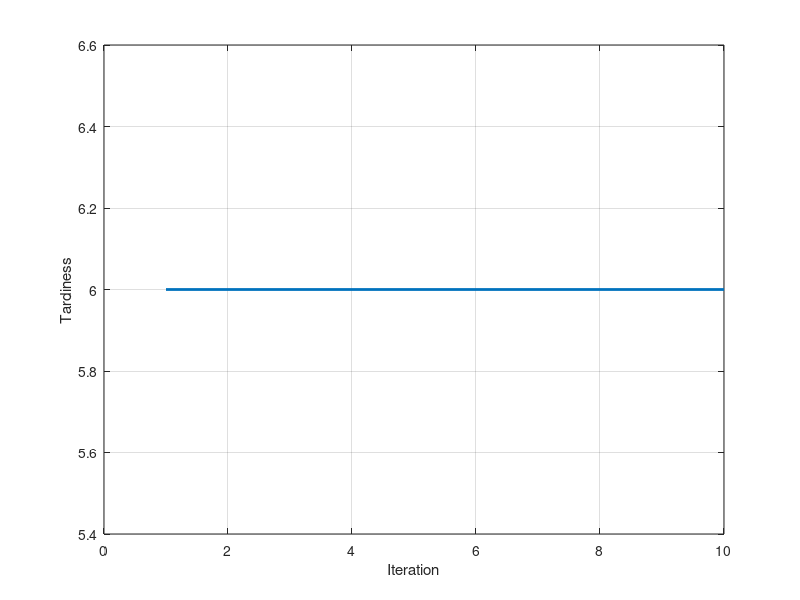

The MATLAB source for this figure:
%************************************************%
% Name : Nesara S R
% Roll No : 18IM30014
% Assignment 7 : Activity 2
%************************************************%
clc;
clear;
close all;


processing_time =[6 2 3 4 5];
due_date = [18 6 9 11 8];
n=length(processing_time);
n_jobs=n;


% ACO Parameters

MaxIt=10;      % Maximum Number of Iterations
nAnt=100;        % Number of Ants (Population Size)
tau0=100;	    % Initial Pheromone
alpha=1;        % Pheromone Exponential Weight
beta=1;         % Heuristic Exponential Weight
rho=0.0;       % Evaporation Rate
Q=1;

% Initialization

eta=1./due_date;             % Heuristic Information vector
tau=tau0*ones(n_jobs,n_jobs);   % Pheromone Matrix
tardiness=zeros(MaxIt,1);    % Array to hold Tardiness Values

% Empty Ant
empty_ant.Tour=[];
empty_ant.Cost=[];

% Ant Colony Matrix
ant=repmat(empty_ant,nAnt,1);

% Best Ant
BestSol.Cost=inf;

% ACO Main Loop

for it=1:MaxIt
    
    % Move Ants
    for k=1:nAnt
        
        ant(k).Tour=randi([1 n_jobs]);
        
        for l=2:n_jobs
            
            i=ant(k).Tour(end);
            
            P=tau(i,:).^alpha.*eta.^beta;
            
            P(ant(k).Tour)=0; %replce Inf by 0
            
            P=P/sum(P);
            
            % RouletteWheelSelection;
            r=rand;
            
            C=cumsum(P);
            
            j=find(r<=C,1,'first');
            
            ant(k).Tour=[ant(k).Tour j];
            
        end
        
    end
    
    % Update Pheromones
    for k=1:nAnt
        
        tour=ant(k).Tour;
        n=numel(tour);
        
        completion_time = processing_time(tour); 
        completion_time = cumsum(completion_time); % compute completion time vector of the tour
        L = sum(max(0,completion_time-due_date(tour))); % compute tardiness of the tour
        ant(k).Cost= L;
        for l=1:n_jobs-1
            i=tour(l);
            j=tour(l+1);
            tau(i,j)=tau(i,j)+Q/ant(k).Cost;   
        end
        if ant(k).Cost<BestSol.Cost
            BestSol=ant(k);
        end
        
    end
    
    % Evaporation
    tau=(1-rho)*tau;
    
    % Store Best Cost
    tardiness(it)=BestSol.Cost;
    
    % Show Iteration Information
    disp(['Iteration ' num2str(it) ': Best Cost = ' num2str(tardiness(it))]);
    
    
end


% Results

disp(['Optimal Schedule '])
disp([num2str(BestSol.Tour)])
disp(['Minimum Tardiness = ' num2str(BestSol.Cost)]);
figure;
plot(tardiness,'LineWidth',2);
xlabel('Iteration');
ylabel('Tardiness');
grid on;






